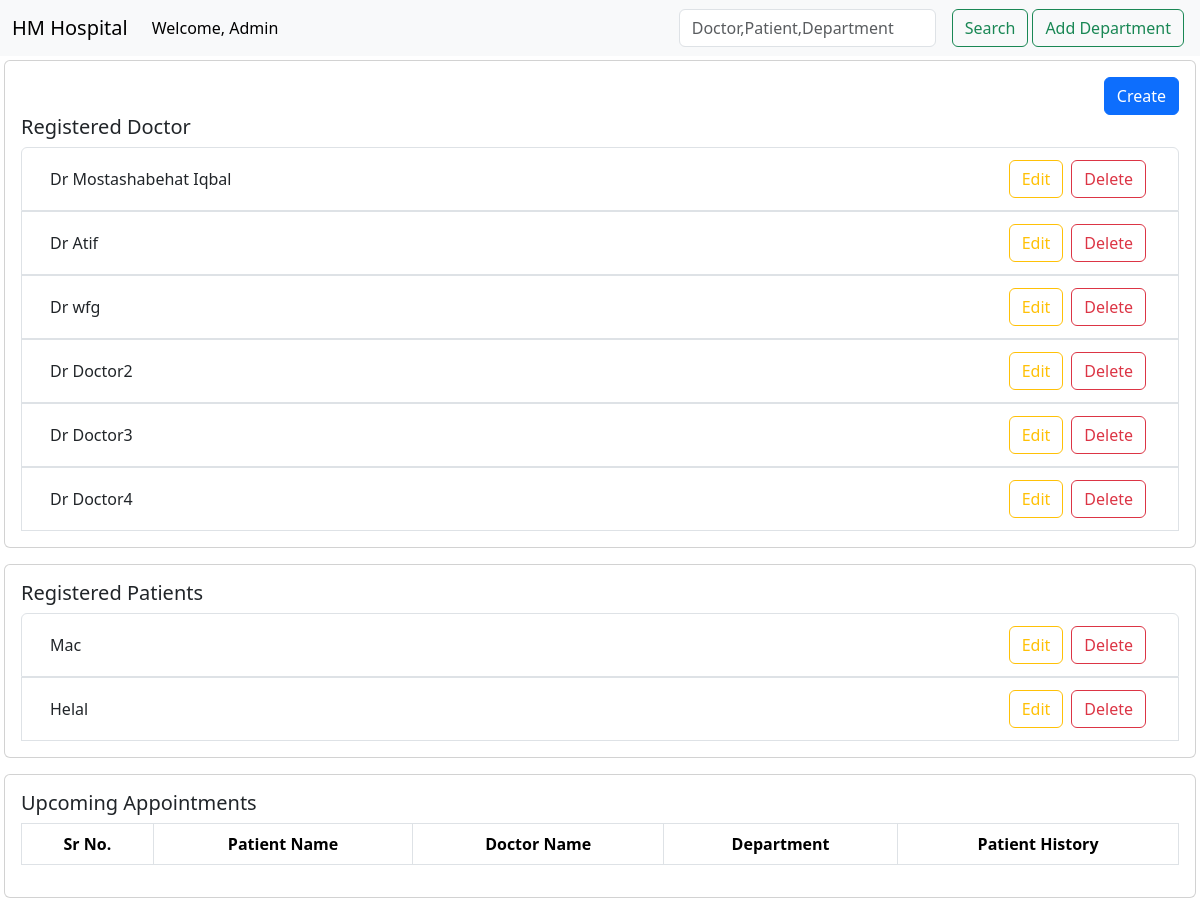
Screenshot of /user/add_doctor with the database file from the repository.
### model.py (models this page shows)
class Doctor(db.Model):
    __tablename__ = "doctor"
    doctor_id = db.Column(db.Integer, primary_key=True)
    user_id = db.Column(db.Integer, db.ForeignKey('users.id'))
    doctor_name = db.Column(db.String)
    department_id = db.Column(db.Integer, db.ForeignKey('departments.department_id'))
    experience = db.Column(db.Integer)
    status = db.Column(db.String)

class Patient(db.Model):
    __tablename__ = "patient"
    patient_id = db.Column(db.Integer, primary_key=True)
    user_id = db.Column(db.Integer, db.ForeignKey('users.id'))
    patient_name = db.Column(db.String)
    status = db.Column(db.String)

### controller.py (the view, shortened to what this page needs)
@app.route("/user/add_doctor", methods=["GET", "POST"])
def add_doctor():
    return render_template("admin_view.html", departments=Department.query.all(),
                           doctors=Doctor.query.all(), patients=Patient.query.all())

### templates/admin_view.html (shortened to what this page needs)
<!DOCTYPE html>
<html lang="en">
<head>
    <link href="https://cdn.jsdelivr.net/npm/bootstrap@5.3.8/dist/css/bootstrap.min.css" rel="stylesheet"
>
</head>
<body>
<header>
    <nav class="navbar navbar-expand-lg bg-body-tertiary">
        <div class="container-fluid">
            <a class="navbar-brand" href="#">HM Hospital</a>
            <div class="collapse navbar-collapse" id="navbarSupportedContent">
                <ul class="navbar-nav me-auto mb-2 mb-lg-0">
                    <li class="nav-item">
                        <a class="nav-link active" aria-current="page" href="#">Welcome, Admin</a>
                    </li>
                </ul>
                <form class="d-flex" role="search" action="/user/admin" method="POST">
                    <input class="form-control me-3" type="search" placeholder="Doctor,Patient,Department"
                           aria-label="Search" name="valueSearch"/>
                    <button class="btn btn-outline-success" type="submit">Search</button>
                </form>
                <form role="search">
                    <button class="btn btn-outline-success mx-1" type="button" data-bs-toggle="modal"
                            data-bs-target="#addNewDepartment">Add Department
                    </button>
                </form>
            </div>
        </div>
    </nav>
</header>
<div class="card mb-3 m-1 ">
    <div class="card-body">
        <div class="text-end">
            <button type="button" class="btn btn-primary" data-bs-toggle="modal" data-bs-target="#exampleModal">
                Create
            </button>
        </div>
        <h5 class="card-title">Registered Doctor</h5>
        {% if doctors|length!=0 %}
            <div class="list-group">
                {% for doctor in doctors %}
                    <div class="list-group-item" style="display: flex">
                        <div class="d-flex align-items-center container-fluid">
                            <p class="mb-0">{{ doctor.doctor_name }}</p>
                        </div>
                        <div class="d-flex align-items-center justify-content-end container-fluid">
                            <button type="button" class="btn btn-outline-warning m-1" data-bs-toggle="modal"
                                    data-bs-target="#exampleModal{{ doctor.doctor_id }}">Edit
                            </button>
                            <form action="/doctor/{{ doctor.user_id }}/{{ doctor.doctor_id }}/delete">
                                <button type="submit" class="btn btn-outline-danger m-1">Delete</button>
                            </form>
                        </div>
                    </div>
                {% endfor %}
            </div>
        {% endif %}
    </div>
</div>
<div class="card mb-3 m-1">
    <div class="card-body">
        <h5 class="card-title">Registered Patients</h5>
        {% if doctors|length!=0 %}
            <div class="list-group">
                {% for patient in patients %}
                    <div class="list-group-item" style="display: flex">
                        <div class="d-flex align-items-center container-fluid">
                            <p class="mb-0">{{ patient.patient_name }}</p>
                        </div>
                        <div class="d-flex align-items-center justify-content-end container-fluid">
                            <button type="button" class="btn btn-outline-warning m-1"
                                    data-bs-target="#patientExampleModal{{ patient.user_id }}" data-bs-toggle="modal">
                                Edit
                            </button>
                            <form action="/patient/{{ patient.user_id }}/{{ patient.patient_id }}/delete">
                                <button type="submit" class="btn btn-outline-danger m-1">Delete</button>
                            </form>
                        </div>
                    </div>
                {% endfor %}
            </div>
        {% endif %}
    </div>
</div>
<div class="card mb-3 m-1">
    <div class="card-body">
        <h5 class="card-title">Upcoming Appointments</h5>
        <table class="table table-bordered text-center">
            <tr>
                <th>Sr No.</th>
                <th>Patient Name</th>
                <th>Doctor Name</th>
                <th>Department</th>
                <th>Patient History</th>
            </tr>
        </table>
    </div>
</div>
</body>
</html>

### rows the page displays
Doctor: doctor_name "Dr Mostashabehat Iqbal"
Doctor: doctor_name "Dr Atif"
Doctor: doctor_name "Dr wfg"
Doctor: doctor_name "Dr Doctor2"
Doctor: doctor_name "Dr Doctor3"
Doctor: doctor_name "Dr Doctor4"
Patient: patient_name "Mac"
Patient: patient_name "Helal"
